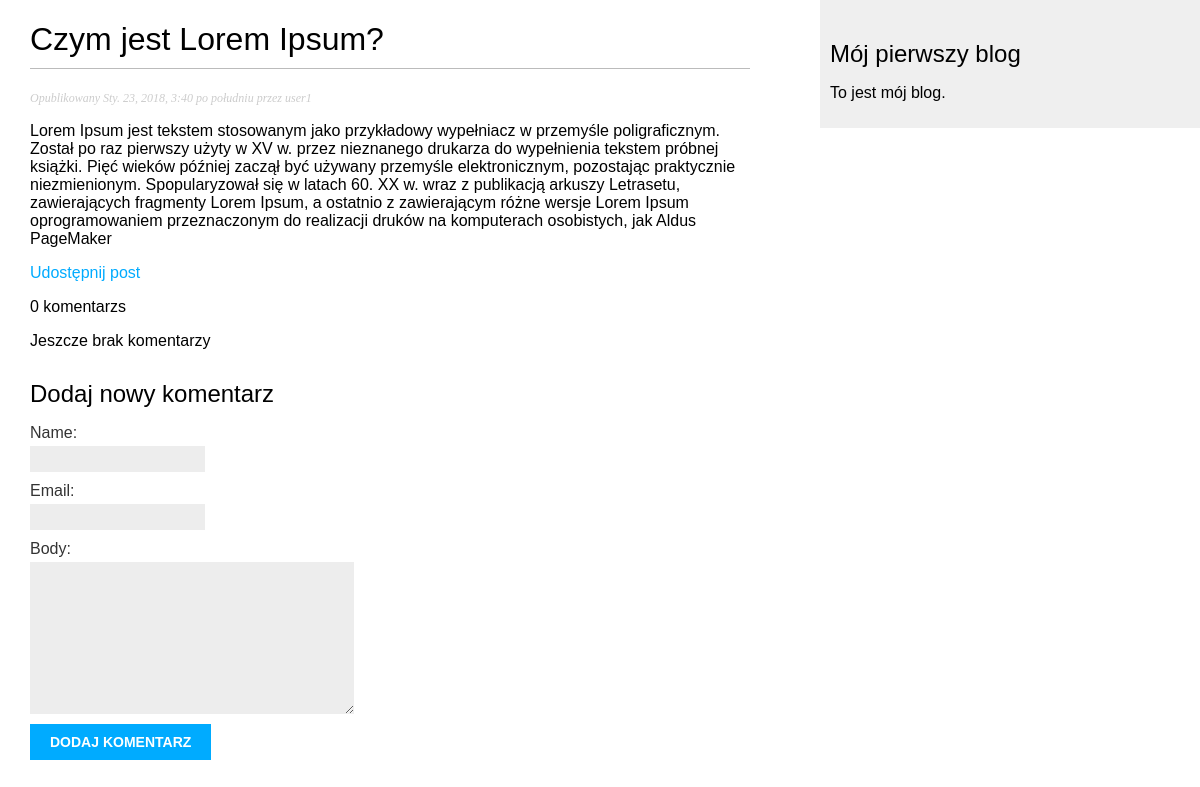
The app's page /blog/2018/01/23/czym-jest-lorem-ipsum/ with its own data.
### blog/models.py (models this page shows, shortened)
class Post(models.Model):
    STATUS_CHOICES = (('draft', 'Roboczy'),
                      ('published', 'Opublikowany'))
    title = models.CharField(max_length=250)
    slug = models.SlugField(max_length=250,
                            unique_for_date='publish')
    author = models.ForeignKey(User,
                               related_name='blog_posts',
                               on_delete=models.CASCADE)
    body = models.TextField()
    publish = models.DateTimeField(default=timezone.now)
    created = models.DateTimeField(auto_now_add=True)
    update = models.DateTimeField(auto_now=True)
    status = models.CharField(max_length=10,
                              choices=STATUS_CHOICES,
                              default='draft')
    tags = TaggableManager()
    object = models.Manager()
    published = PublishedManager()
    class Meta:
        ordering = ('-publish', 'author')

### blog/views.py (the view)
# urls.py: path('<int:year>/<int:month>/<int:day>/<slug:post>/', views.post_detail, name='post_detail'),
def post_detail(request, year, month, day, post):
    template_name = 'blog/post/detail.html'
    post = get_object_or_404(Post,
                             slug=post,
                             status='published',
                             publish__year=year,
                             publish__month=month,
                             publish__day=day
                             )
    comments = post.comments.filter(active=True)
    if request.method == 'POST':
        comment_form = CommentForm(data=request.POST)
        if comment_form.is_valid():
            new_comment = comment_form.save(commit=False)
            new_comment.post = post
            new_comment.save()
    else:
        comment_form = CommentForm()
    context = {'post': post,
               'comments': comments,
               'comment_form': comment_form}
    return render(request, template_name, context)

### blog/forms.py
class CommentForm(forms.ModelForm):
    class Meta:
        model = Comment
        fields = ('name', 'email', 'body')

### blog/templates/blog/post/detail.html (shortened to what this page needs)
{% extends "blog/base.html" %}
{% block content %}
    <h1>{{ post.title }}</h1>
    <p class="date"> Opublikowany {{ post.publish }} przez {{ post.author }}</p>
    {{ post.body|linebreaks }}
    <p>
        <a href="{% url 'blog:post_share' post.id %}">Udostępnij post</a>
    </p>
    {% with comments.count as total_comments %}
        {{ total_comments }} komentarz{{ total_comments|pluralize }}
    {% endwith %}
    {% for comment in comments %}
        <div class="comment">
            <p class="info">
                Komentarz {{ foorloop.counter }} opublikowany przez {{ comment.name }}, {{ comment.created }}
            </p>
                {{ comment.body|linebreaks }}
        </div>
    {% empty %}
        <p>Jeszcze brak komentarzy</p>
    {% endfor %}
    {% if new_comment %}
        <h2>Komentarz został dodany</h2>
    {% else %}
        <h2>Dodaj nowy komentarz </h2>
        <form action="." method="post">
            {{ comment_form.as_p }}
            <input type="submit" value="Dodaj komentarz">
        </form>
    {% endif %}
{% endblock %}

### blog/static/css/blog.css (style rules this page uses)
body { margin:0; padding:0; font-family:helvetica, sans-serif; }
a { color:#00abff; text-decoration:none; }
h1 { font-weight:normal; border-bottom:1px solid #bbb; padding:0 0 10px 0; }
h2 { font-weight:normal; margin:30px 0 0; }
p.date { color:#ccc; font-family: georgia, serif; font-size: 12px; font-style: italic; }
label { float:left; clear:both; color:#333; margin-bottom:4px; }
input, textarea { clear:both; float:left; margin:0 0 10px; background:#ededed; border:0; padding:6px 10px; font-size:12px; }
input[type=submit] { font-weight:bold; background:#00abff; color:#fff; padding:10px 20px; font-size:14px; text-transform:uppercase; }

### records on screen
Post: title "Czym jest Lorem Ipsum?", publish "Sty. 23, 2018, 3:40 po południu", author "user1", body "Lorem Ipsum jest tekstem stosowanym jako przykładowy wypełniacz w przemyśle poligraficznym. Został po raz pierwszy użyty w XV w. przez nieznanego drukarza do wypełnienia tekstem próbnej książki. Pięć wieków później zaczął być używany przemyśle elektronicznym, pozostając praktycznie niezmienionym. Spopularyzował się w latach 60. XX w. wraz z publikacją arkuszy Letrasetu, zawierających fragmenty Lorem Ipsum, a ostatnio z zawierającym różne wersje Lorem Ipsum oprogramowaniem przeznaczonym do realizacji druków na komputerach osobistych, jak Aldus PageMaker"

### other values on screen
{{ total_comments }} "0"
